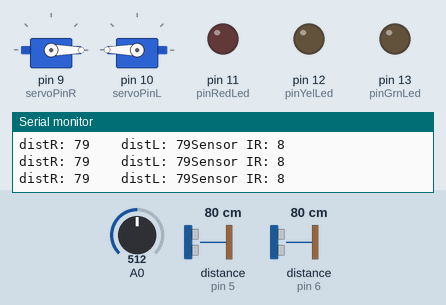
This sketch was run on a simulated Arduino Uno, built with avr-gcc and run on an emulated ATmega328P. On the bench: 2 × servo, output pins drawn as LEDs (lit = HIGH), the last lines printed to the serial monitor. Wiring (inferred from the names in the program): 2 × ultrasonic range finder: trigger pin 5, echo pin 5 / trigger pin 6, echo pin 6. Dashed ring = blinking. The test bench sets the inputs (shaded band); at power-on: A0 = 512, distance to the obstacle (sensors on pin 5, pin 6) 80 cm. The echo pulse lasts 58.3 µs per cm.

Above: at 1.2 s.
1.3 s: A0 set to 266
4.3 s: A0 set to 241
7.3 s: distance to the obstacle (sensor on pin 5) set to 13 cm
At 8.4 s:
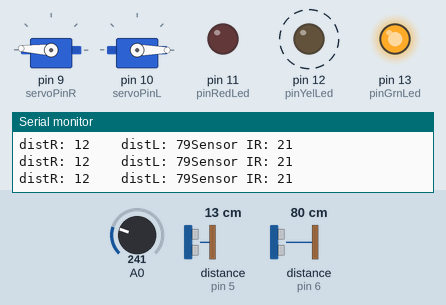
10.3 s: distance to the obstacle (sensor on pin 5) set to 10 cm
At 11.5 s:
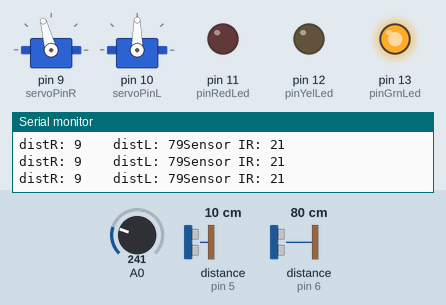
11.8 s: distance to the obstacle (sensor on pin 6) set to 2 cm
At 12.9 s:
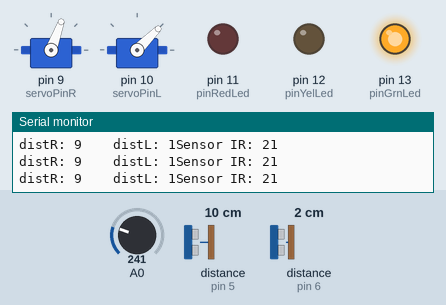
13.3 s: distance to the obstacle (sensor on pin 5) set to 2 cm
At 13.8 s:
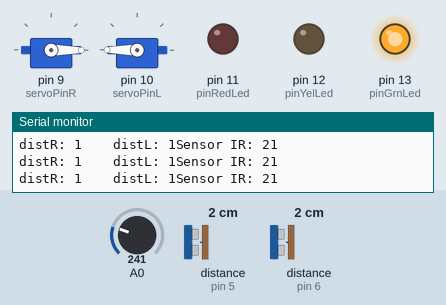
Timing chart, 0 to 15.8 s (numbered marks = the images above; inputs shaded):
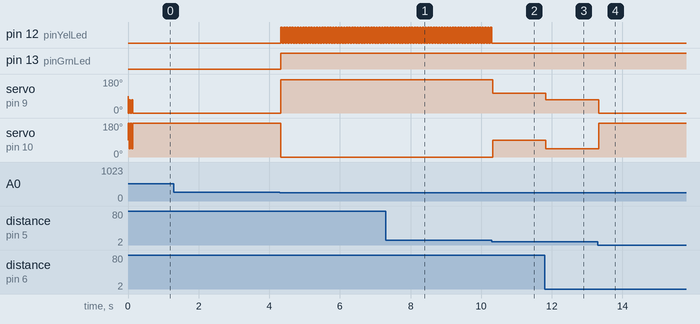

Measured:
- the behaviour switches between 12 and 11 cm on distance to the obstacle (sensor on pin 5) (found by bisection; images 1 and 2)
- after the input at 4.3 s, pin 12 (pinYelLed): alternates HIGH for 0.04 s and LOW for 0.04 s, starting at once; pin 13 (pinGrnLed): LOW → HIGH at once; servo on pin 9 (servoPinR): 0° → 177° at once; servo on pin 10 (servoPinL): 180° → 0° at once
- after the input at 10.3 s, pin 12 (pinYelLed): stops changing and stays LOW; servo on pin 9 (servoPinR): 177° → 105° at once; servo on pin 10 (servoPinL): 0° → 90° at once
- after the input at 11.8 s, servo on pin 9 (servoPinR): 105° → 70° at once; servo on pin 10 (servoPinL): 90° → 45° at once
- after the input at 13.3 s, servo on pin 9 (servoPinR): 70° → 0° at once; servo on pin 10 (servoPinL): 45° → 180° at once

The sketch:

StyleBot3.ino
```cpp
/*
* Author: Jose Luis Villarejo Muñoz
* Date : Agosto 2013
*
* Robot Style
*
*/

#include <Servo.h>

// variables globales

Servo servoR;
Servo servoL;

int sigPinR = 5;      // pin sensor US derecho
int sigPinL = 6;      // pin sensor US izquierdo

int sensorPin = 0;    //pin analogico 0

int servoPinR = 9;    // pin motor derecho
int servoPinL = 10;   // pin motor izquierdo
int pinRedLed = 11;   // pin red led
int pinYelLed = 12;   // pin yellow led
int pinGrnLed = 13;   // pin green led

int distR, distL = 0;
int distIR = 0;
int flag = 0;
int i = 0;

/////////////////////////////////////////////////
//////////  Configuracion
/////////////////////////////////////////////////

void setup()
{
  Serial.begin(9600); // abrir el puerto serie con una velocidad de 9600 baudios
  servoR.attach(servoPinR);
  servoL.attach(servoPinL);
  Serial.flush();    // vaciar el puerto serie

  pinMode(pinRedLed, OUTPUT);
  pinMode(pinYelLed, OUTPUT);
  pinMode(pinGrnLed, OUTPUT);
}

/////////////////////////////////////////////////
//////////  Bucle principal
/////////////////////////////////////////////////

void loop()
{
  distR = measureUS(sigPinR);
  distL = measureUS(sigPinL);
  distIR = Distancia_IR(sensorPin);
  //distIR = analogRead(sensorPin);

  Serial.print("distR: ");
  Serial.print(distR);
  Serial.print("    distL: ");
  Serial.print(distL);
  Serial.print("Sensor IR: ");
  Serial.println(distIR);

  // AVANZAR: si las distancias de ambos sensores es mayor a 10 cm
  if(distIR > 20 && distR > 10 && distL > 10) {
    advance();
    digitalWrite(pinGrnLed, HIGH);
    if(flag == 0) {
      digitalWrite(pinYelLed, HIGH);
      flag = 1;
    }
    else {
      digitalWrite(pinYelLed, LOW);
      flag = 0;
    }
    digitalWrite(pinRedLed, LOW);
  }
  // PARADA
  else if(distIR < 10 && distR < 5 && distL < 5) {
    halt();
    digitalWrite(pinGrnLed, LOW);
    digitalWrite(pinYelLed, LOW);
    digitalWrite(pinRedLed, HIGH);
  }
  // GIRAR DER: si la distancia del sensor der. es mayor a la del sensor izq.
  else if(distR > distL) {
    turnR();
  }
  // GIRAR IZQ: si la distancia del sensor izq. es mayor a la del sensor der.
  else if(distR < distL) {
    turnL();
  }
  else {
   move_back();
  }
  delay(distIR);
}

/////////////////////////////////////////////////
//////////  Sensores
/////////////////////////////////////////////////

//
//  measureUS()
//  Devuelve la distancia al obstaculo mas cercano en cm
//
float measureUS(int sigPin)
{
  float soundSpeed = 343.2;

  // Enviando el pulso
  pinMode(sigPin, OUTPUT);
  // Lo ponemos a 0
  digitalWrite(sigPin, LOW);
  delayMicroseconds(2);
  // Subimos a 1
  digitalWrite(sigPin, HIGH);
  delayMicroseconds(10);
  // Terminamos el pulso
  digitalWrite(sigPin, LOW);
  // Pulso enviado

  // Leemos la duracion del pulso
  pinMode(sigPin, INPUT);
  unsigned long duration = pulseIn(sigPin,HIGH); // In use

  // Convertimos este tiempo en distancia (centimetros)
  return (duration/10000.0) * soundSpeed / 2.0;
}

float SalAToVolt(int vSalA) {
 float Volt=0;

 Volt=(vSalA*5.0)/1023;

 return Volt;
}

float Distancia_IR(int pin_ir){
  int SalA;
  float Tension, Distancia;

  SalA=analogRead(pin_ir); //Leemos el pin del sensor IR
  Tension=SalAToVolt(SalA); //Convertimos el valor leido a Voltios

  Distancia=26.434*pow(Tension,-1.211);

  return Distancia;

}
/////////////////////////////////////////////////
//////////  Movimientos
/////////////////////////////////////////////////

// avanzar
void advance()
{
  servoR.write(177);
  servoL.write(0);
}

// retroceder
void move_back()
{
  servoR.write(0);
  servoL.write(180);
}

// girar a la derecha
void turnR()
{
//  servoR.write(177);
//  servoL.write(92);
  servoR.write(70);
//  servoL.write(0);
  servoL.write(45);
}

// girar a la izquierda
void turnL()
{
//  servoR.write(90);
//  servoL.write(0);
//  servoR.write(177);
  servoR.write(105);
  servoL.write(90);
}

// parar
void halt()
{
  servoR.write(70);
  servoL.write(90);
  for(i=0;i<20;i++) {
    move_back();
  }
}
```
